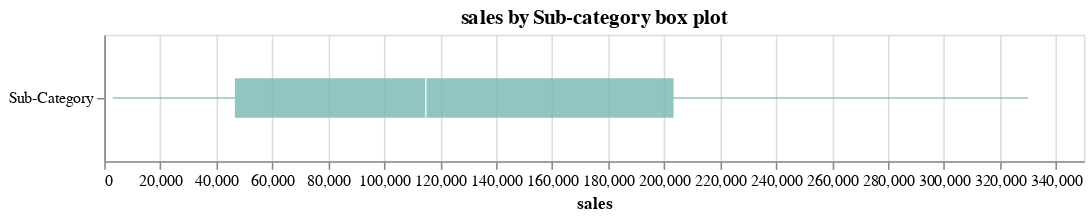

Notebook cell for this chart:
### Markdown cell above
## Boxplot without points

### Code cell
measure = 'sales'
measure_encode = measure + ':Q'

box = (alt
       .Chart(boxplot_data)
       .mark_boxplot(size = 25, opacity = 0.8, color = '#76B7B2')
       .encode(
           x = alt.X(measure),
           y = alt.Y('type:O', title='')
       )
      )
       

chart = (box).properties(
    title = measure + ' by Sub-category box plot',
    width = 620,
    height = 80
)

chart

### Figure 1 — Vega-Lite specification as saved in the notebook (floating-point values rounded to 4 significant figures)
{"config": {"view": {"continuousWidth": 300, "continuousHeight": 300}}, "data": {"name": "data-56524be3e52f10e2881584335a73735e"}, "mark": {"type": "boxplot", "color": "#76B7B2", "opacity": 0.8, "size": 25}, "encoding": {"x": {"field": "sales", "type": "quantitative"}, "y": {"field": "type", "title": "", "type": "ordinal"}}, "height": 80, "title": "sales by Sub-category box plot", "width": 620, "$schema": "https://vega.github.io/schema/vega-lite/v5.20.1.json", "datasets": {"data-56524be3e52f10e2881584335a73735e": [{"Sub-Category": "Accessories", "sales": 167400.0, "quantity": 2976, "discount": 0.0785, "profit": 41940.0, "type": "Sub-Category"}, {"Sub-Category": "Appliances", "sales": 107500.0, "quantity": 1729, "discount": 0.1665, "profit": 18140.0, "type": "Sub-Category"}, {"Sub-Category": "Art", "sales": 27120.0, "quantity": 3000, "discount": 0.0749, "profit": 6528.0, "type": "Sub-Category"}, {"Sub-Category": "Binders", "sales": 203400.0, "quantity": 5974, "discount": 0.3723, "profit": 30220.0, "type": "Sub-Category"}, {"Sub-Category": "Bookcases", "sales": 114900.0, "quantity": 868, "discount": 0.2111, "profit": -3473.0, "type": "Sub-Category"}, {"Sub-Category": "Chairs", "sales": 328400.0, "quantity": 2356, "discount": 0.1702, "profit": 26590.0, "type": "Sub-Category"}, {"Sub-Category": "Copiers", "sales": 149500.0, "quantity": 234, "discount": 0.1618, "profit": 55620.0, "type": "Sub-Category"}, {"Sub-Category": "Envelopes", "sales": 16480.0, "quantity": 906, "discount": 0.0803, "profit": 6964.0, "type": "Sub-Category"}, {"Sub-Category": "Fasteners", "sales": 3024.0, "quantity": 914, "discount": 0.082, "profit": 950.0, "type": "Sub-Category"}, {"Sub-Category": "Furnishings", "sales": 91700.0, "quantity": 3563, "discount": 0.1383, "profit": 13060.0, "type": "Sub-Category"}, {"Sub-Category": "Labels", "sales": 12490.0, "quantity": 1400, "discount": 0.0687, "profit": 5546.0, "type": "Sub-Category"}, {"Sub-Category": "Machines", "sales": 189200.0, "quantity": 440, "discount": 0.3061, "profit": 3385.0, "type": "Sub-Category"}, {"Sub-Category": "Paper", "sales": 78480.0, "quantity": 5178, "discount": 0.0749, "profit": 34050.0, "type": "Sub-Category"}, {"Sub-Category": "Phones", "sales": 330000.0, "quantity": 3289, "discount": 0.1546, "profit": 44520.0, "type": "Sub-Category"}, {"Sub-Category": "Storage", "sales": 223800.0, "quantity": 3158, "discount": 0.0747, "profit": 21280.0, "type": "Sub-Category"}, {"Sub-Category": "Supplies", "sales": 46670.0, "quantity": 647, "discount": 0.0768, "profit": -1189.0, "type": "Sub-Category"}, {"Sub-Category": "Tables", "sales": 207000.0, "quantity": 1241, "discount": 0.2613, "profit": -17720.0, "type": "Sub-Category"}]}}
